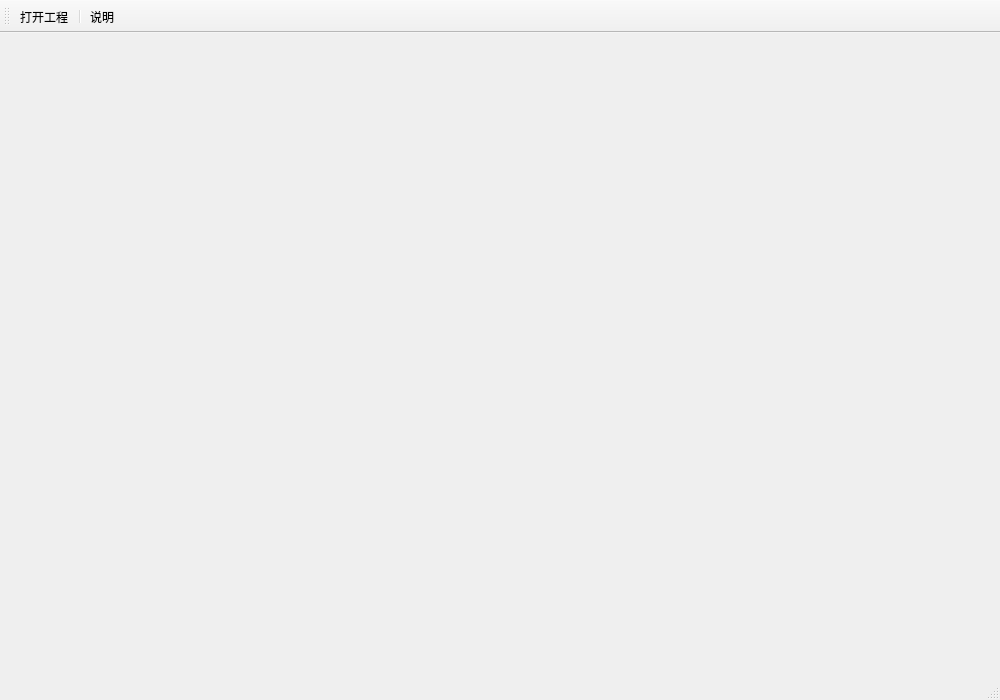
<?xml version="1.0" encoding="UTF-8"?>
<ui version="4.0">
 <class>OCRFastPointClass</class>
 <widget class="QMainWindow" name="OCRFastPointClass">
  <property name="geometry">
   <rect>
    <x>0</x>
    <y>0</y>
    <width>1000</width>
    <height>700</height>
   </rect>
  </property>
  <property name="sizePolicy">
   <sizepolicy hsizetype="Preferred" vsizetype="Preferred">
    <horstretch>0</horstretch>
    <verstretch>0</verstretch>
   </sizepolicy>
  </property>
  <property name="minimumSize">
   <size>
    <width>1000</width>
    <height>700</height>
   </size>
  </property>
  <property name="windowTitle">
   <string>OCRFastPoint</string>
  </property>
  <widget class="QWidget" name="centralWidget">
   <layout class="QHBoxLayout" name="horizontalLayout_2">
    <property name="spacing">
     <number>0</number>
    </property>
    <item>
     <widget class="QWidget" name="leftwidget" native="true">
      <property name="enabled">
       <bool>true</bool>
      </property>
      <property name="maximumSize">
       <size>
        <width>16777215</width>
        <height>16777212</height>
       </size>
      </property>
     </widget>
    </item>
    <item>
     <widget class="QWidget" name="rightwidget" native="true">
      <layout class="QVBoxLayout" name="verticalLayout">
       <item>
        <widget class="QWidget" name="upwidget" native="true"/>
       </item>
       <item>
        <widget class="QWidget" name="downwidget" native="true"/>
       </item>
      </layout>
     </widget>
    </item>
   </layout>
  </widget>
  <widget class="QMenuBar" name="menuBar">
   <property name="geometry">
    <rect>
     <x>0</x>
     <y>0</y>
     <width>1000</width>
     <height>26</height>
    </rect>
   </property>
  </widget>
  <widget class="QToolBar" name="mainToolBar">
   <property name="toolButtonStyle">
    <enum>Qt::ToolButtonTextUnderIcon</enum>
   </property>
   <attribute name="toolBarArea">
    <enum>TopToolBarArea</enum>
   </attribute>
   <attribute name="toolBarBreak">
    <bool>false</bool>
   </attribute>
   <addaction name="action"/>
   <addaction name="separator"/>
   <addaction name="action_2"/>
  </widget>
  <widget class="QStatusBar" name="statusBar"/>
  <action name="action">
   <property name="icon">
    <iconset resource="OCRFastPoint.qrc">
     <normaloff>:/new/prefix1/img/project.png</normaloff>:/new/prefix1/img/project.png</iconset>
   </property>
   <property name="text">
    <string>打开工程</string>
   </property>
  </action>
  <action name="action_2">
   <property name="icon">
    <iconset resource="OCRFastPoint.qrc">
     <normaloff>:/new/prefix1/img/message.png</normaloff>:/new/prefix1/img/message.png</iconset>
   </property>
   <property name="text">
    <string>说明</string>
   </property>
  </action>
 </widget>
 <layoutdefault spacing="6" margin="11"/>
 <resources>
  <include location="OCRFastPoint.qrc"/>
 </resources>
 <connections/>
</ui>
